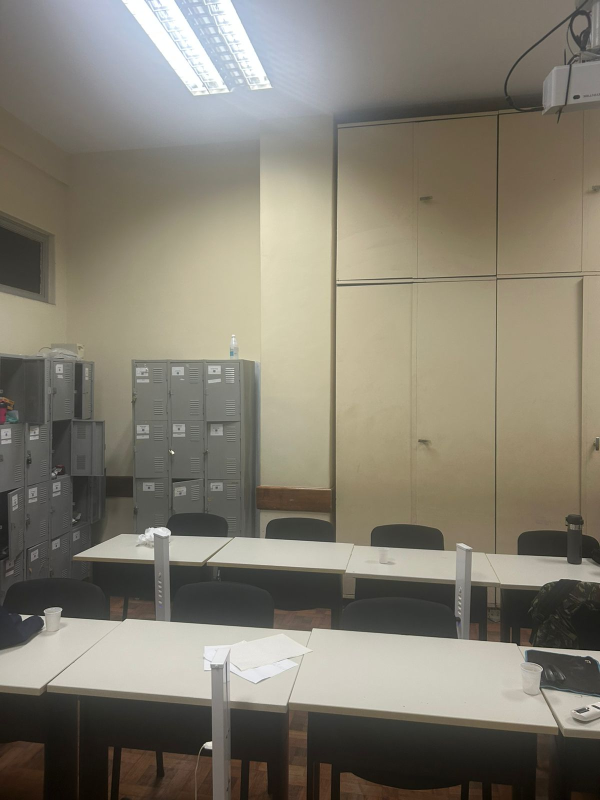
#> input picture panorama_project/data/imag1.jpeg, 1200 x 1600 px (shown at 1/2 size); its folder holds 3 pictures in this run
$ python main.py
#> lines starting #> are read from the running program, lines starting #| are printed output that depends on the picture
### panorama_project/src/point_selector.py
import json
import os
import numpy as np
import matplotlib.pyplot as plt
import matplotlib.patches as mpatches


# ─────────────────────────────────────────────────────────────────────────────
#  POR QUÊ UMA CLASSE?
#
#  A seleção de pontos tem "memória" — precisa lembrar quais pontos já foram
#  clicados, em qual imagem, quantos pares existem, etc.
#  Uma classe é perfeita pra isso: o `self` guarda todo esse estado.
# ─────────────────────────────────────────────────────────────────────────────

class SeletorDePontos:

    # ─────────────────────────────────────────────────────────────────────────
    #  __init__: chamado quando você faz SeletorDePontos(img1, img2, ...)
    #
    #  Aqui definimos todos os atributos iniciais da classe:
    #  - as imagens
    #  - as listas de pontos
    #  - qual imagem está "esperando" o próximo clique
    # ─────────────────────────────────────────────────────────────────────────

    def __init__(self, img1, img2, caminho_json="panorama_project/data/points.json"):

        self.img1 = img1                  # Imagem da esquerda
        self.img2 = img2                  # Imagem da direita

        self.pts1 = []
        self.pts2 = []

        # 1 → próximo clique é na imagem 1
        # 2 → próximo clique é na imagem 2
        self.proximo_clique = 1

        self.caminho_json = caminho_json

        # Paleta de cores para colorir os pares
        self.cores = [
            '#e6194b', '#3cb44b', '#4363d8', '#f58231',
            '#911eb4', '#42d4f4', '#f032e6', '#bfef45',
            '#fabed4', '#469990'
        ]

        # Tenta carregar pontos já salvos antes de abrir a interface
        self._carregar_json()


    # ─────────────────────────────────────────────────────────────────────────
    #  CARREGAR JSON
    #
    #  Se o arquivo já existir (de uma sessão anterior), carrega os pontos.
    #  Isso evita ter que re-clicar tudo toda vez.
    # ─────────────────────────────────────────────────────────────────────────

    def _carregar_json(self):
        if os.path.exists(self.caminho_json):
            with open(self.caminho_json, "r") as f:
                dados = json.load(f)
            self.pts1 = dados.get("pts1", [])
            self.pts2 = dados.get("pts2", [])
            print(f" {len(self.pts1)} pares carregados de '{self.caminho_json}'")
        else:
            print("  Nenhum JSON encontrado. Começando do zero.")


    # [11 lines left out: function _salvar_json, not called in this run]


    # ─────────────────────────────────────────────────────────────────────────
    #  DESENHAR TUDO
    #
    #  Toda vez que um ponto novo é adicionado (ou removido), redesenhamos
    #  as duas imagens do zero. Isso é mais simples do que tentar atualizar
    #  incrementalmente.
    #
    #  O matplotlib converte BGR (OpenCV) para RGB antes de exibir.
    # ─────────────────────────────────────────────────────────────────────────

    def _redesenhar(self):
        # Limpa os dois eixos
        self.ax1.cla()
        self.ax2.cla()

        # Mostra as imagens
        self.ax1.imshow(self.img1[:, :, ::-1])
        self.ax2.imshow(self.img2[:, :, ::-1])

        # Se proximo_clique == 2, temos um ponto "pendente" em pts1 sem par ainda
        n_pares = len(self.pts2)
        n_pts1  = len(self.pts1)

        #  Desenha os pares completos
        for i in range(n_pares):
            cor = self.cores[i % len(self.cores)]
            x1, y1 = self.pts1[i]
            x2, y2 = self.pts2[i]

            # Círculo na imagem 1
            self.ax1.plot(x1, y1, 'o', color=cor, markersize=8)
            self.ax1.text(x1 + 6, y1 - 6, str(i + 1), color=cor, fontsize=9, fontweight='bold')

            # Círculo na imagem 2
            self.ax2.plot(x2, y2, 'o', color=cor, markersize=8)
            self.ax2.text(x2 + 6, y2 - 6, str(i + 1), color=cor, fontsize=9, fontweight='bold')

        # Se há ponto sem clique na imagem 2
        if n_pts1 > n_pares:
            cor = self.cores[n_pares % len(self.cores)]
            x1, y1 = self.pts1[-1]

            self.ax1.plot(x1, y1, '^', color=cor, markersize=10)
            self.ax1.text(x1 + 6, y1 - 6, f"{n_pares + 1}?", color=cor, fontsize=9)

        titulo1 = "Imagem 1"
        titulo2 = "Imagem 2"

        if self.proximo_clique == 1:
            titulo1 += " CLIQUE AQUI"
        else:
            titulo2 += " CLIQUE AQUI"

        self.ax1.set_title(titulo1, fontsize=11, fontweight='bold')
        self.ax2.set_title(titulo2, fontsize=11, fontweight='bold')
        self.ax1.axis('off')
        self.ax2.axis('off')

        instrucoes = (
            f"  Pares completos: {n_pares}  |  "
            "S = salvar    Z = desfazer    Q = sair"
        )
        self.fig.suptitle(instrucoes, fontsize=10, y=0.02)

        self.fig.canvas.draw()


    #  HANDLER DE CLIQUE
    # [60 lines left out: functions _ao_clicar, _ao_pressionar_tecla, not called in this run]


    # ─────────────────────────────────────────────────────────────────────────
    #  INICIAR
    #
    #  Método público que abre a janela e conecta os eventos.
    #  É o único método que o main.py precisa chamar.
    #
    #  Retorna (pts1, pts2) após o usuário fechar a janela.
    # ─────────────────────────────────────────────────────────────────────────

    def iniciar(self):
        plt.rcParams['keymap.save']    = []
        plt.rcParams['keymap.quit']    = []
        plt.rcParams['keymap.back']    = []
        plt.rcParams['keymap.forward'] = []

        # Cria a figura com dois eixos lado a lado
        self.fig, (self.ax1, self.ax2) = plt.subplots(1, 2, figsize=(16, 7))
        self.fig.subplots_adjust(bottom=0.08)

        # Conecta os eventos de clique e teclado
        self.fig.canvas.mpl_connect('button_press_event',  self._ao_clicar)
        self.fig.canvas.mpl_connect('key_press_event',     self._ao_pressionar_tecla)

        # Desenha o estado inicial
        self._redesenhar()

        plt.show()

        # Retorna apenas pares completos
        n = min(len(self.pts1), len(self.pts2))
        return self.pts1[:n], self.pts2[:n]

### panorama_project/src/main.py
import cv2
import numpy as np
import sys
import os

sys.path.append(os.path.dirname(__file__))

from homography import calcular_homografia, erro_reprojecao
from point_selector import SeletorDePontos
from warper import criar_panorama

BASE_DIR   = os.path.dirname(os.path.dirname(__file__))
DATA_DIR   = os.path.join(BASE_DIR, "data")

IMG1_PATH  = os.path.join(DATA_DIR, "imag1.jpeg")
IMG2_PATH  = os.path.join(DATA_DIR, "imag2.jpeg")
JSON_PATH  = os.path.join(DATA_DIR, "points.json")
OUTPUT_PATH = os.path.join(DATA_DIR, "panorama.jpeg")


#CARREGAR IMAGENS

def carregar_imagens():
    img1 = cv2.imread(IMG1_PATH)
#> img1 is the input picture: shape (1600, 1200, 3); mean B, G, R 112.3, 125.5, 130.6
    img2 = cv2.imread(IMG2_PATH)
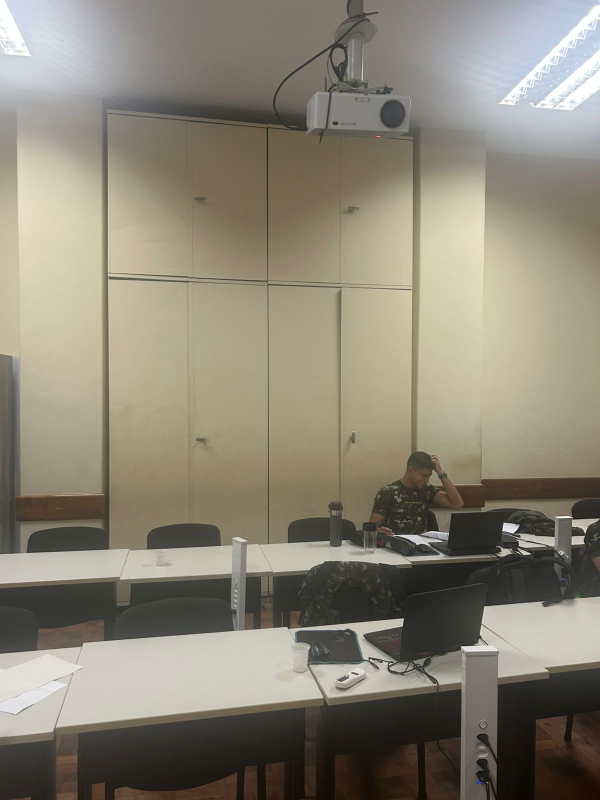
#> input picture panorama_project/data/imag2.jpeg, 1200 x 1600 px (shown at 1/2 size)
#> img2 is the input picture: shape (1600, 1200, 3); mean B, G, R 117.6, 132.8, 138.8

    if img1 is None:
        raise FileNotFoundError(f"Imagem não encontrada: {IMG1_PATH}")
    if img2 is None:
        raise FileNotFoundError(f"Imagem não encontrada: {IMG2_PATH}")

    print(f"  img1: {img1.shape[1]}×{img1.shape[0]} px")
#|   img1: 1200×1600 px
    print(f"  img2: {img2.shape[1]}×{img2.shape[0]} px")
#|   img2: 1200×1600 px

    return img1, img2


#  PASSO 2 — SELECIONAR PONTOS

def selecionar_pontos(img1, img2):
    """
    Abre a interface interativa do SeletorDePontos.
    Se o JSON já existir com pontos salvos, pergunta se quer reutilizá-los.
    """

    if os.path.exists(JSON_PATH):
        resposta = input(f"\n  Pontos salvos encontrados em '{JSON_PATH}'.\n"
                         f"  Usar esses pontos? (s/n): ").strip().lower()
        if resposta == "n":
            os.remove(JSON_PATH)
            print("  JSON removido. Abrindo seletor...")

    seletor = SeletorDePontos(img1, img2, caminho_json=JSON_PATH)
    pts1, pts2 = seletor.iniciar()
#> in iniciar, `plt.show()`:
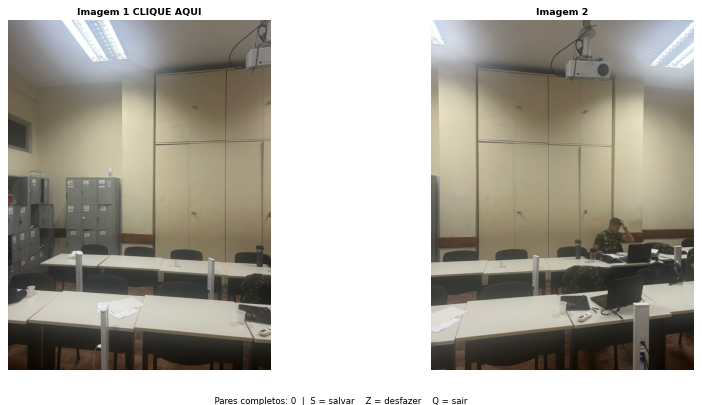
#> figure drawn by matplotlib, 2 panels
#> pts1 = []; pts2 = []

    if len(pts1) < 4:
#> (the run stopped early here; a loop or call above may not have finished)
